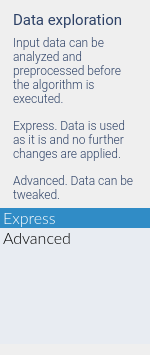
         <widget class="QFrame" name="frame">
          <property name="minimumSize">
           <size>
            <width>150</width>
            <height>0</height>
           </size>
          </property>
          <property name="maximumSize">
           <size>
            <width>150</width>
            <height>16777215</height>
           </size>
          </property>
          <property name="frameShape">
           <enum>QFrame::NoFrame</enum>
          </property>
          <property name="frameShadow">
           <enum>QFrame::Raised</enum>
          </property>
          <layout class="QGridLayout" name="gridLayout_3">
           <property name="leftMargin">
            <number>0</number>
           </property>
           <property name="rightMargin">
            <number>0</number>
           </property>
           <item row="0" column="0">
            <layout class="QVBoxLayout" name="verticalLayout">
             <item>
              <widget class="QLabel" name="label">
               <property name="styleSheet">
                <string notr="true">QLabel
{
	font-family: Roboto;
	font-weight: light;
	font-size:11pt;
	padding-left: 10px;
	color: rgb(45,65,102);
}</string>
               </property>
               <property name="text">
                <string>Data exploration</string>
               </property>
              </widget>
             </item>
             <item>
              <widget class="QLabel" name="label_2">
               <property name="styleSheet">
                <string notr="true">QLabel
{
	font-family: Roboto;
	font-weight: 200;
	font-size: 9pt;
	padding-left: 10px;
	padding-right: 10px;
	color: rgb(45,65,102);
}</string>
               </property>
               <property name="text">
                <string>&lt;html&gt;&lt;head/&gt;&lt;body&gt;&lt;p&gt;Input data can be analyzed and preprocessed before the algorithm is executed.&lt;/p&gt;&lt;p&gt;Express. Data is used as it is and no further changes are applied.&lt;/p&gt;&lt;p&gt;Advanced. Data can be tweaked.&lt;/p&gt;&lt;/body&gt;&lt;/html&gt;</string>
               </property>
               <property name="wordWrap">
                <bool>true</bool>
               </property>
              </widget>
             </item>
             <item>
              <widget class="QListWidget" name="listWidgetData">
               <property name="focusPolicy">
                <enum>Qt::NoFocus</enum>
               </property>
               <property name="styleSheet">
                <string notr="true">QListWidget 
{ 
	background: rgb(232,236,242);
	border: none;
	font-family: Lato;
	font-weight: 200;
	font-size:12pt;
}

QListWidget::item
{
	background-image: url(:/icons/resources/images/sidebar2_back_normal.png);
	background-position: center;
	width: 138px;
	height: 45px;
	padding-left: 10px;
	color: rgb(173,189,209);
}

QListWidget::item:selected
{
	background-image: url(:/icons/resources/images/sidebar2_back_selected.png);
	background-position: center;
	color: rgb(0, 0, 0);
}</string>
               </property>
               <property name="currentRow">
                <number>0</number>
               </property>
               <item>
                <property name="text">
                 <string>Express</string>
                </property>
               </item>
               <item>
                <property name="text">
                 <string>Advanced</string>
                </property>
               </item>
              </widget>
             </item>
            </layout>
           </item>
          </layout>
         </widget>
